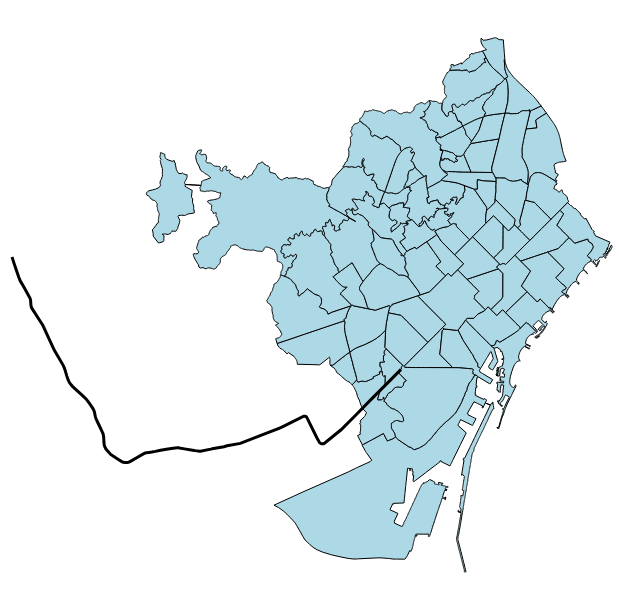

The notebook cell saved with this chart:
### Code cell
all = alt.Chart(geo_df_fgc_traj[geo_df_fgc_traj['route_id'] == 'L8']).mark_geoshape(
    stroke="black",filled = False,strokeWidth=3).encode(tooltip=['route_id:N', 'route_name:N'])

neigh_layer + all

### Figure 1 — Vega-Lite specification as saved in the notebook (floating-point values rounded to 4 significant figures; data arrays with more than 128 entries replaced by an {"elided": "..."} marker saying what was removed)
{"config": {"view": {"continuousWidth": 300, "continuousHeight": 300}}, "layer": [{"data": {"name": "data-ff3992ad043cdfa6038f5a9446ee4523"}, "mark": {"type": "geoshape", "fill": "lightblue", "stroke": "black"}, "encoding": {"tooltip": [{"field": "name", "type": "nominal"}]}}, {"data": {"name": "data-dba899d9600b7bbb82e68a3cfb62c149"}, "mark": {"type": "geoshape", "filled": false, "stroke": "black", "strokeWidth": 3}, "encoding": {"tooltip": [{"field": "route_id", "type": "nominal"}, {"field": "route_name", "type": "nominal"}]}}], "height": 600, "width": 600, "$schema": "https://vega.github.io/schema/vega-lite/v6.1.0.json", "datasets": {"data-ff3992ad043cdfa6038f5a9446ee4523": [{"name": "la Barceloneta", "type": "Feature", "geometry": {"type": "Polygon", "coordinates": {"elided": "1x539x2 float values"}}}, {"name": "la Marina del Prat Vermell", "type": "Feature", "geometry": {"type": "Polygon", "coordinates": {"elided": "1x2940x2 float values"}}}, {"name": "Sant Antoni", "type": "Feature", "geometry": {"type": "Polygon", "coordinates": [[[2.168, 41.38], [2.168, 41.38], [2.158, 41.38], [2.156, 41.38], [2.154, 41.38], [2.151, 41.38], [2.15, 41.38], [2.15, 41.38], [2.152, 41.38], [2.153, 41.38], [2.156, 41.38], [2.159, 41.38], [2.161, 41.38], [2.162, 41.38], [2.163, 41.39], [2.164, 41.39], [2.165, 41.39], [2.164, 41.39], [2.163, 41.38], [2.167, 41.38], [2.168, 41.38]]]}}, {"name": "Vallvidrera, el Tibidabo i les Planes", "type": "Feature", "geometry": {"type": "Polygon", "coordinates": {"elided": "1x1725x2 float values"}}}, {"name": "Sarrià", "type": "Feature", "geometry": {"type": "Polygon", "coordinates": {"elided": "1x656x2 float values"}}}, {"name": "Vallcarca i els Penitents", "type": "Feature", "geometry": {"type": "Polygon", "coordinates": {"elided": "1x521x2 float values"}}}, {"name": "Baró de Viver", "type": "Feature", "geometry": {"type": "Polygon", "coordinates": [[[2.197, 41.44], [2.196, 41.44], [2.196, 41.44], [2.196, 41.44], [2.196, 41.44], [2.197, 41.45], [2.197, 41.45], [2.198, 41.45], [2.198, 41.45], [2.2, 41.45], [2.201, 41.45], [2.202, 41.45], [2.203, 41.45], [2.203, 41.45], [2.202, 41.45], [2.202, 41.45], [2.199, 41.45], [2.199, 41.45], [2.199, 41.44], [2.2, 41.44], [2.197, 41.44]]]}}, {"name": "Sant Genís dels Agudells", "type": "Feature", "geometry": {"type": "Polygon", "coordinates": {"elided": "1x580x2 float values"}}}, {"name": "Horta", "type": "Feature", "geometry": {"type": "Polygon", "coordinates": {"elided": "1x671x2 float values"}}}, {"name": "l'Antiga Esquerra de l'Eixample", "type": "Feature", "geometry": {"type": "Polygon", "coordinates": [[[2.157, 41.39], [2.158, 41.39], [2.16, 41.39], [2.161, 41.39], [2.162, 41.39], [2.164, 41.39], [2.165, 41.39], [2.165, 41.39], [2.164, 41.39], [2.163, 41.39], [2.162, 41.38], [2.161, 41.38], [2.159, 41.38], [2.157, 41.38], [2.156, 41.38], [2.154, 41.39], [2.153, 41.39], [2.152, 41.39], [2.151, 41.39], [2.148, 41.39], [2.148, 41.39], [2.144, 41.39], [2.144, 41.39], [2.144, 41.39], [2.144, 41.39], [2.144, 41.39], [2.144, 41.39], [2.145, 41.39], [2.145, 41.39], [2.145, 41.39], [2.145, 41.39], [2.145, 41.39], [2.145, 41.39], [2.145, 41.39], [2.145, 41.39], [2.145, 41.39], [2.145, 41.39], [2.145, 41.39], [2.145, 41.39], [2.145, 41.39], [2.145, 41.39], [2.155, 41.4], [2.155, 41.4], [2.156, 41.39], [2.157, 41.39]]]}}, {"name": "el Raval", "type": "Feature", "geometry": {"type": "Polygon", "coordinates": {"elided": "1x95x2 float values"}}}, {"name": "el Barri Gòtic", "type": "Feature", "geometry": {"type": "Polygon", "coordinates": {"elided": "1x119x2 float values"}}}, {"name": "Sant Pere, Santa Caterina i la Ribera", "type": "Feature", "geometry": {"type": "Polygon", "coordinates": {"elided": "1x65x2 float values"}}}, {"name": "el Fort Pienc", "type": "Feature", "geometry": {"type": "Polygon", "coordinates": [[[2.184, 41.39], [2.182, 41.39], [2.181, 41.39], [2.18, 41.39], [2.176, 41.39], [2.176, 41.39], [2.176, 41.39], [2.176, 41.39], [2.176, 41.39], [2.176, 41.39], [2.176, 41.39], [2.176, 41.39], [2.176, 41.39], [2.176, 41.39], [2.176, 41.39], [2.176, 41.4], [2.176, 41.4], [2.176, 41.4], [2.176, 41.4], [2.176, 41.4], [2.176, 41.4], [2.176, 41.4], [2.177, 41.4], [2.177, 41.4], [2.177, 41.4], [2.178, 41.4], [2.178, 41.4], [2.177, 41.4], [2.177, 41.4], [2.177, 41.4], [2.176, 41.4], [2.176, 41.4], [2.175, 41.4], [2.174, 41.4], [2.173, 41.4], [2.175, 41.4], [2.185, 41.4], [2.187, 41.4], [2.187, 41.39], [2.187, 41.39], [2.187, 41.39], [2.187, 41.39], [2.187, 41.39], [2.187, 41.39], [2.187, 41.39], [2.187, 41.39], [2.187, 41.39], [2.187, 41.39], [2.187, 41.39], [2.187, 41.39], [2.187, 41.39], [2.184, 41.39]]]}}, {"name": "la Sagrada Família", "type": "Feature", "geometry": {"type": "Polygon", "coordinates": [[[2.173, 41.4], [2.173, 41.4], [2.173, 41.4], [2.171, 41.4], [2.17, 41.4], [2.17, 41.4], [2.17, 41.4], [2.172, 41.4], [2.169, 41.41], [2.175, 41.41], [2.179, 41.41], [2.181, 41.41], [2.182, 41.41], [2.183, 41.41], [2.186, 41.4], [2.185, 41.4], [2.185, 41.4], [2.175, 41.4], [2.173, 41.4]]]}}, {"name": "la Dreta de l'Eixample", "type": "Feature", "geometry": {"type": "Polygon", "coordinates": {"elided": "1x65x2 float values"}}}, {"name": "la Nova Esquerra de l'Eixample", "type": "Feature", "geometry": {"type": "Polygon", "coordinates": [[[2.152, 41.38], [2.15, 41.38], [2.149, 41.38], [2.149, 41.38], [2.148, 41.38], [2.142, 41.38], [2.143, 41.39], [2.143, 41.39], [2.143, 41.39], [2.143, 41.39], [2.144, 41.39], [2.144, 41.39], [2.148, 41.39], [2.148, 41.39], [2.151, 41.39], [2.152, 41.39], [2.153, 41.39], [2.154, 41.39], [2.156, 41.38], [2.157, 41.38], [2.159, 41.38], [2.156, 41.38], [2.153, 41.38], [2.152, 41.38]]]}}, {"name": "el Poble-sec", "type": "Feature", "geometry": {"type": "Polygon", "coordinates": {"elided": "1x312x2 float values"}}}, {"name": "la Marina de Port", "type": "Feature", "geometry": {"type": "Polygon", "coordinates": {"elided": "1x182x2 float values"}}}, {"name": "la Font de la Guatlla", "type": "Feature", "geometry": {"type": "Polygon", "coordinates": {"elided": "1x91x2 float values"}}}, {"name": "Hostafrancs", "type": "Feature", "geometry": {"type": "Polygon", "coordinates": {"elided": "1x91x2 float values"}}}, {"name": "la Bordeta", "type": "Feature", "geometry": {"type": "Polygon", "coordinates": {"elided": "1x92x2 float values"}}}, {"name": "Sants - Badal", "type": "Feature", "geometry": {"type": "Polygon", "coordinates": [[[2.13, 41.38], [2.13, 41.38], [2.131, 41.37], [2.131, 41.37], [2.132, 41.37], [2.132, 41.37], [2.132, 41.37], [2.131, 41.37], [2.131, 41.37], [2.131, 41.37], [2.131, 41.37], [2.131, 41.37], [2.13, 41.37], [2.13, 41.37], [2.13, 41.37], [2.129, 41.37], [2.129, 41.37], [2.129, 41.37], [2.129, 41.37], [2.128, 41.37], [2.128, 41.37], [2.127, 41.37], [2.127, 41.37], [2.126, 41.37], [2.126, 41.37], [2.126, 41.37], [2.125, 41.37], [2.125, 41.37], [2.124, 41.37], [2.124, 41.37], [2.124, 41.37], [2.124, 41.37], [2.124, 41.37], [2.124, 41.37], [2.124, 41.37], [2.124, 41.37], [2.124, 41.37], [2.124, 41.37], [2.123, 41.37], [2.122, 41.38], [2.122, 41.38], [2.122, 41.38], [2.122, 41.38], [2.123, 41.38], [2.125, 41.38], [2.128, 41.38], [2.129, 41.38], [2.129, 41.38], [2.13, 41.38], [2.13, 41.38], [2.13, 41.38]]]}}, {"name": "Sants", "type": "Feature", "geometry": {"type": "Polygon", "coordinates": {"elided": "1x106x2 float values"}}}, {"name": "les Corts", "type": "Feature", "geometry": {"type": "Polygon", "coordinates": {"elided": "1x82x2 float values"}}}, {"name": "la Maternitat i Sant Ramon", "type": "Feature", "geometry": {"type": "Polygon", "coordinates": {"elided": "1x86x2 float values"}}}, {"name": "Pedralbes", "type": "Feature", "geometry": {"type": "Polygon", "coordinates": {"elided": "1x313x2 float values"}}}, {"name": "les Tres Torres", "type": "Feature", "geometry": {"type": "Polygon", "coordinates": {"elided": "1x116x2 float values"}}}, {"name": "Sant Gervasi - la Bonanova", "type": "Feature", "geometry": {"type": "Polygon", "coordinates": {"elided": "1x514x2 float values"}}}, {"name": "Sant Gervasi - Galvany", "type": "Feature", "geometry": {"type": "Polygon", "coordinates": {"elided": "1x134x2 float values"}}}, {"name": "el Putxet i el Farró", "type": "Feature", "geometry": {"type": "Polygon", "coordinates": {"elided": "1x185x2 float values"}}}, {"name": "el Coll", "type": "Feature", "geometry": {"type": "Polygon", "coordinates": {"elided": "1x179x2 float values"}}}, {"name": "la Salut", "type": "Feature", "geometry": {"type": "Polygon", "coordinates": {"elided": "1x169x2 float values"}}}, {"name": "la Vila de Gràcia", "type": "Feature", "geometry": {"type": "Polygon", "coordinates": {"elided": "1x84x2 float values"}}}, {"name": "el Camp d'en Grassot i Gràcia Nova", "type": "Feature", "geometry": {"type": "Polygon", "coordinates": [[[2.169, 41.4], [2.167, 41.4], [2.166, 41.4], [2.165, 41.4], [2.165, 41.4], [2.164, 41.4], [2.164, 41.4], [2.163, 41.4], [2.162, 41.4], [2.162, 41.4], [2.162, 41.4], [2.164, 41.4], [2.163, 41.41], [2.163, 41.41], [2.163, 41.41], [2.163, 41.41], [2.162, 41.41], [2.162, 41.41], [2.161, 41.41], [2.161, 41.41], [2.161, 41.41], [2.161, 41.41], [2.16, 41.41], [2.16, 41.41], [2.16, 41.41], [2.159, 41.41], [2.158, 41.41], [2.158, 41.41], [2.16, 41.41], [2.161, 41.41], [2.162, 41.41], [2.162, 41.41], [2.163, 41.41], [2.164, 41.41], [2.164, 41.41], [2.164, 41.41], [2.165, 41.41], [2.169, 41.41], [2.172, 41.4], [2.169, 41.4]]]}}, {"name": "el Baix Guinardó", "type": "Feature", "geometry": {"type": "Polygon", "coordinates": [[[2.17, 41.41], [2.169, 41.41], [2.165, 41.41], [2.164, 41.41], [2.164, 41.41], [2.164, 41.41], [2.163, 41.41], [2.162, 41.41], [2.161, 41.41], [2.161, 41.41], [2.161, 41.41], [2.161, 41.41], [2.162, 41.41], [2.162, 41.41], [2.162, 41.41], [2.162, 41.41], [2.163, 41.41], [2.163, 41.41], [2.163, 41.41], [2.163, 41.41], [2.164, 41.41], [2.164, 41.41], [2.164, 41.41], [2.164, 41.41], [2.166, 41.41], [2.166, 41.41], [2.167, 41.42], [2.167, 41.42], [2.168, 41.42], [2.168, 41.42], [2.168, 41.42], [2.168, 41.42], [2.168, 41.42], [2.168, 41.42], [2.168, 41.42], [2.168, 41.42], [2.169, 41.42], [2.169, 41.42], [2.169, 41.42], [2.169, 41.42], [2.169, 41.42], [2.169, 41.42], [2.169, 41.42], [2.169, 41.42], [2.169, 41.42], [2.169, 41.42], [2.169, 41.42], [2.169, 41.42], [2.169, 41.41], [2.17, 41.41], [2.17, 41.41], [2.17, 41.41], [2.17, 41.41], [2.17, 41.41], [2.171, 41.41], [2.171, 41.41], [2.171, 41.41], [2.171, 41.41], [2.172, 41.41], [2.173, 41.41], [2.174, 41.41], [2.174, 41.41], [2.17, 41.41]]]}}, {"name": "Can Baró", "type": "Feature", "geometry": {"type": "Polygon", "coordinates": {"elided": "1x329x2 float values"}}}, {"name": "el Clot", "type": "Feature", "geometry": {"type": "Polygon", "coordinates": [[[2.192, 41.41], [2.194, 41.41], [2.194, 41.41], [2.194, 41.41], [2.194, 41.41], [2.195, 41.41], [2.195, 41.41], [2.195, 41.41], [2.195, 41.41], [2.196, 41.41], [2.197, 41.41], [2.197, 41.41], [2.197, 41.41], [2.195, 41.41], [2.193, 41.41], [2.191, 41.41], [2.19, 41.41], [2.188, 41.4], [2.188, 41.4], [2.188, 41.4], [2.188, 41.4], [2.188, 41.4], [2.187, 41.4], [2.187, 41.4], [2.187, 41.4], [2.187, 41.4], [2.187, 41.4], [2.186, 41.4], [2.186, 41.4], [2.186, 41.4], [2.186, 41.4], [2.183, 41.41], [2.185, 41.41], [2.186, 41.41], [2.187, 41.41], [2.187, 41.41], [2.187, 41.41], [2.187, 41.42], [2.187, 41.42], [2.188, 41.41], [2.189, 41.41], [2.19, 41.41], [2.191, 41.42], [2.191, 41.42], [2.192, 41.41]]]}}, {"name": "el Guinardó", "type": "Feature", "geometry": {"type": "Polygon", "coordinates": {"elided": "1x327x2 float values"}}}, {"name": "la Teixonera", "type": "Feature", "geometry": {"type": "Polygon", "coordinates": {"elided": "1x127x2 float values"}}}, {"name": "la Font d'en Fargues", "type": "Feature", "geometry": {"type": "Polygon", "coordinates": {"elided": "1x211x2 float values"}}}, {"name": "la Vall d'Hebron", "type": "Feature", "geometry": {"type": "Polygon", "coordinates": {"elided": "1x235x2 float values"}}}, {"name": "el Carmel", "type": "Feature", "geometry": {"type": "Polygon", "coordinates": {"elided": "1x373x2 float values"}}}, {"name": "el Parc i la Llacuna del Poblenou", "type": "Feature", "geometry": {"type": "Polygon", "coordinates": [[[2.194, 41.41], [2.195, 41.4], [2.195, 41.4], [2.196, 41.4], [2.197, 41.4], [2.197, 41.4], [2.197, 41.4], [2.197, 41.4], [2.195, 41.4], [2.194, 41.4], [2.194, 41.4], [2.195, 41.4], [2.196, 41.4], [2.195, 41.4], [2.191, 41.39], [2.19, 41.39], [2.189, 41.39], [2.188, 41.39], [2.187, 41.39], [2.185, 41.39], [2.182, 41.39], [2.187, 41.39], [2.187, 41.39], [2.187, 41.39], [2.187, 41.39], [2.187, 41.39], [2.187, 41.39], [2.187, 41.39], [2.187, 41.39], [2.187, 41.39], [2.187, 41.39], [2.187, 41.39], [2.187, 41.39], [2.187, 41.39], [2.187, 41.4], [2.185, 41.4], [2.186, 41.4], [2.186, 41.4], [2.186, 41.4], [2.186, 41.4], [2.187, 41.4], [2.187, 41.4], [2.187, 41.4], [2.187, 41.4], [2.187, 41.4], [2.188, 41.4], [2.188, 41.4], [2.188, 41.4], [2.188, 41.4], [2.188, 41.4], [2.19, 41.41], [2.191, 41.41], [2.193, 41.41], [2.194, 41.41], [2.194, 41.41]]]}}, {"name": "Montbau", "type": "Feature", "geometry": {"type": "Polygon", "coordinates": {"elided": "1x458x2 float values"}}}, {"name": "Provençals del Poblenou", "type": "Feature", "geometry": {"type": "Polygon", "coordinates": [[[2.196, 41.41], [2.194, 41.41], [2.193, 41.41], [2.191, 41.41], [2.193, 41.41], [2.195, 41.41], [2.197, 41.41], [2.198, 41.41], [2.202, 41.41], [2.203, 41.42], [2.205, 41.42], [2.208, 41.42], [2.21, 41.42], [2.21, 41.42], [2.21, 41.42], [2.209, 41.42], [2.209, 41.42], [2.208, 41.42], [2.208, 41.42], [2.208, 41.42], [2.207, 41.42], [2.209, 41.41], [2.21, 41.41], [2.211, 41.41], [2.212, 41.41], [2.211, 41.41], [2.21, 41.41], [2.209, 41.41], [2.208, 41.41], [2.206, 41.41], [2.204, 41.41], [2.202, 41.41], [2.199, 41.41], [2.196, 41.41]]]}}, {"name": "la Clota", "type": "Feature", "geometry": {"type": "Polygon", "coordinates": {"elided": "1x141x2 float values"}}}, {"name": "Vilapicina i la Torre Llobeta", "type": "Feature", "geometry": {"type": "Polygon", "coordinates": [[[2.166, 41.43], [2.166, 41.43], [2.166, 41.43], [2.166, 41.43], [2.167, 41.43], [2.167, 41.43], [2.169, 41.43], [2.169, 41.43], [2.17, 41.43], [2.172, 41.43], [2.173, 41.43], [2.174, 41.43], [2.175, 41.43], [2.176, 41.43], [2.177, 41.43], [2.178, 41.43], [2.183, 41.43], [2.184, 41.43], [2.184, 41.43], [2.184, 41.43], [2.179, 41.43], [2.177, 41.43], [2.177, 41.43], [2.177, 41.43], [2.176, 41.43], [2.176, 41.43], [2.176, 41.43], [2.17, 41.43], [2.17, 41.43], [2.167, 41.43], [2.165, 41.43], [2.164, 41.43], [2.164, 41.43], [2.164, 41.43], [2.164, 41.43], [2.164, 41.43], [2.164, 41.43], [2.164, 41.43], [2.164, 41.43], [2.165, 41.43], [2.165, 41.43], [2.166, 41.43], [2.165, 41.43], [2.164, 41.43], [2.164, 41.43], [2.164, 41.43], [2.165, 41.43], [2.165, 41.43], [2.166, 41.43]]]}}, {"name": "Porta", "type": "Feature", "geometry": {"type": "Polygon", "coordinates": [[[2.185, 41.44], [2.183, 41.43], [2.183, 41.43], [2.183, 41.43], [2.183, 41.43], [2.183, 41.43], [2.178, 41.43], [2.177, 41.43], [2.176, 41.43], [2.175, 41.43], [2.175, 41.43], [2.174, 41.43], [2.174, 41.43], [2.174, 41.43], [2.174, 41.43], [2.173, 41.43], [2.173, 41.43], [2.173, 41.43], [2.173, 41.43], [2.172, 41.43], [2.172, 41.43], [2.172, 41.44], [2.172, 41.44], [2.172, 41.44], [2.173, 41.44], [2.173, 41.44], [2.173, 41.44], [2.174, 41.44], [2.174, 41.44], [2.174, 41.44], [2.174, 41.44], [2.174, 41.44], [2.174, 41.44], [2.174, 41.44], [2.175, 41.44], [2.175, 41.44], [2.175, 41.44], [2.175, 41.44], [2.175, 41.44], [2.175, 41.44], [2.175, 41.44], [2.175, 41.44], [2.175, 41.44], [2.179, 41.44], [2.18, 41.44], [2.182, 41.44], [2.182, 41.44], [2.185, 41.44]]]}}, {"name": "el Turó de la Peira", "type": "Feature", "geometry": {"type": "Polygon", "coordinates": {"elided": "1x105x2 float values"}}}, {"name": "Can Peguera", "type": "Feature", "geometry": {"type": "Polygon", "coordinates": {"elided": "1x78x2 float values"}}}, {"name": "la Guineueta", "type": "Feature", "geometry": {"type": "Polygon", "coordinates": {"elided": "1x149x2 float values"}}}, {"name": "Canyelles", "type": "Feature", "geometry": {"type": "Polygon", "coordinates": {"elided": "1x237x2 float values"}}}, {"name": "Sant Martí de Provençals", "type": "Feature", "geometry": {"type": "Polygon", "coordinates": [[[2.197, 41.41], [2.197, 41.41], [2.197, 41.41], [2.197, 41.41], [2.196, 41.41], [2.195, 41.41], [2.195, 41.41], [2.195, 41.41], [2.195, 41.41], [2.194, 41.41], [2.194, 41.41], [2.194, 41.41], [2.194, 41.41], [2.192, 41.41], [2.193, 41.42], [2.194, 41.42], [2.193, 41.42], [2.193, 41.42], [2.193, 41.42], [2.193, 41.42], [2.193, 41.42], [2.193, 41.42], [2.194, 41.42], [2.194, 41.42], [2.195, 41.42], [2.196, 41.42], [2.198, 41.42], [2.199, 41.42], [2.199, 41.42], [2.199, 41.42], [2.199, 41.42], [2.2, 41.42], [2.202, 41.42], [2.203, 41.42], [2.204, 41.42], [2.204, 41.42], [2.205, 41.42], [2.205, 41.42], [2.203, 41.42], [2.202, 41.41], [2.198, 41.41], [2.197, 41.41]]]}}, {"name": "les Roquetes", "type": "Feature", "geometry": {"type": "Polygon", "coordinates": {"elided": "1x343x2 float values"}}}, {"name": "Verdun", "type": "Feature", "geometry": {"type": "Polygon", "coordinates": [[[2.175, 41.44], [2.175, 41.44], [2.175, 41.44], [2.175, 41.44], [2.174, 41.44], [2.174, 41.44], [2.174, 41.44], [2.174, 41.44], [2.174, 41.44], [2.174, 41.44], [2.174, 41.44], [2.174, 41.44], [2.173, 41.44], [2.173, 41.44], [2.173, 41.44], [2.173, 41.44], [2.173, 41.44], [2.173, 41.44], [2.173, 41.44], [2.173, 41.44], [2.173, 41.44], [2.173, 41.44], [2.173, 41.44], [2.173, 41.44], [2.172, 41.44], [2.172, 41.44], [2.172, 41.44], [2.172, 41.44], [2.172, 41.44], [2.172, 41.44], [2.173, 41.44], [2.174, 41.44], [2.174, 41.44], [2.174, 41.44], [2.175, 41.44], [2.175, 41.44], [2.175, 41.44], [2.176, 41.44], [2.176, 41.44], [2.176, 41.45], [2.177, 41.45], [2.177, 41.45], [2.178, 41.45], [2.178, 41.45], [2.179, 41.45], [2.179, 41.45], [2.179, 41.45], [2.179, 41.45], [2.179, 41.45], [2.18, 41.45], [2.179, 41.45], [2.179, 41.44], [2.178, 41.44], [2.178, 41.44], [2.178, 41.44], [2.178, 41.44], [2.177, 41.44], [2.177, 41.44], [2.176, 41.44], [2.175, 41.44]]]}}, {"name": "la Prosperitat", "type": "Feature", "geometry": {"type": "Polygon", "coordinates": [[[2.176, 41.44], [2.175, 41.44], [2.175, 41.44], [2.175, 41.44], [2.175, 41.44], [2.175, 41.44], [2.175, 41.44], [2.175, 41.44], [2.175, 41.44], [2.175, 41.44], [2.175, 41.44], [2.175, 41.44], [2.176, 41.44], [2.177, 41.44], [2.177, 41.44], [2.178, 41.44], [2.178, 41.44], [2.178, 41.44], [2.178, 41.44], [2.179, 41.44], [2.179, 41.45], [2.18, 41.45], [2.18, 41.45], [2.18, 41.45], [2.18, 41.45], [2.18, 41.45], [2.181, 41.45], [2.182, 41.45], [2.183, 41.45], [2.185, 41.45], [2.186, 41.45], [2.187, 41.45], [2.187, 41.45], [2.187, 41.45], [2.187, 41.45], [2.188, 41.45], [2.186, 41.44], [2.186, 41.44], [2.185, 41.44], [2.182, 41.44], [2.182, 41.44], [2.18, 41.44], [2.179, 41.44], [2.176, 41.44]]]}}, {"name": "la Trinitat Nova", "type": "Feature", "geometry": {"type": "Polygon", "coordinates": {"elided": "1x128x2 float values"}}}, {"name": "Ciutat Meridiana", "type": "Feature", "geometry": {"type": "Polygon", "coordinates": {"elided": "1x170x2 float values"}}}, {"name": "Vallbona", "type": "Feature", "geometry": {"type": "Polygon", "coordinates": {"elided": "1x80x2 float values"}}}, {"name": "la Trinitat Vella", "type": "Feature", "geometry": {"type": "Polygon", "coordinates": {"elided": "1x99x2 float values"}}}, {"name": "Torre Baró", "type": "Feature", "geometry": {"type": "Polygon", "coordinates": {"elided": "1x492x2 float values"}}}, {"name": "el Bon Pastor", "type": "Feature", "geometry": {"type": "Polygon", "coordinates": {"elided": "1x143x2 float values"}}}, {"name": "Sant Andreu", "type": "Feature", "geometry": {"type": "Polygon", "coordinates": {"elided": "1x122x2 float values"}}}, {"name": "la Sagrera", "type": "Feature", "geometry": {"type": "Polygon", "coordinates": {"elided": "1x77x2 float values"}}}, {"name": "el Congrés i els Indians", "type": "Feature", "geometry": {"type": "Polygon", "coordinates": [[[2.181, 41.42], [2.181, 41.42], [2.181, 41.42], [2.181, 41.42], [2.181, 41.42], [2.181, 41.42], [2.181, 41.42], [2.18, 41.42], [2.177, 41.43], [2.176, 41.43], [2.176, 41.43], [2.177, 41.43], [2.177, 41.43], [2.177, 41.43], [2.179, 41.43], [2.184, 41.43], [2.184, 41.43], [2.184, 41.43], [2.184, 41.42], [2.184, 41.42], [2.184, 41.42], [2.183, 41.42], [2.182, 41.42], [2.182, 41.42], [2.182, 41.42], [2.181, 41.42], [2.181, 41.42]]]}}, {"name": "Navas", "type": "Feature", "geometry": {"type": "Polygon", "coordinates": [[[2.189, 41.42], [2.19, 41.42], [2.191, 41.42], [2.191, 41.42], [2.191, 41.42], [2.191, 41.42], [2.191, 41.42], [2.191, 41.42], [2.191, 41.42], [2.19, 41.41], [2.189, 41.41], [2.188, 41.41], [2.183, 41.42], [2.181, 41.42], [2.18, 41.42], [2.18, 41.42], [2.181, 41.42], [2.181, 41.42], [2.181, 41.42], [2.182, 41.42], [2.182, 41.42], [2.182, 41.42], [2.183, 41.42], [2.184, 41.42], [2.184, 41.42], [2.186, 41.42], [2.187, 41.42], [2.187, 41.42], [2.189, 41.42]]]}}, {"name": "el Camp de l'Arpa del Clot", "type": "Feature", "geometry": {"type": "Polygon", "coordinates": [[[2.185, 41.41], [2.183, 41.41], [2.182, 41.41], [2.181, 41.41], [2.179, 41.41], [2.175, 41.41], [2.181, 41.42], [2.183, 41.42], [2.187, 41.42], [2.187, 41.42], [2.187, 41.41], [2.187, 41.41], [2.187, 41.41], [2.186, 41.41], [2.185, 41.41]]]}}, {"name": "la Vila Olímpica del Poblenou", "type": "Feature", "geometry": {"type": "Polygon", "coordinates": {"elided": "1x288x2 float values"}}}, {"name": "el Poblenou", "type": "Feature", "geometry": {"type": "Polygon", "coordinates": {"elided": "1x85x2 float values"}}}, {"name": "la Verneda i la Pau", "type": "Feature", "geometry": {"type": "Polygon", "coordinates": {"elided": "1x78x2 float values"}}}, {"name": "Diagonal Mar i el Front Marítim del Poblenou", "type": "Feature", "geometry": {"type": "Polygon", "coordinates": {"elided": "1x388x2 float values"}}}, {"name": "el Besòs i el Maresme", "type": "Feature", "geometry": {"type": "Polygon", "coordinates": {"elided": "1x492x2 float values"}}}], "data-dba899d9600b7bbb82e68a3cfb62c149": [{"route_id": "L8", "route_name": "Barcelona Pl. Espanya - Molí Nou", "type": "Feature", "geometry": {"type": "MultiLineString", "coordinates": {"elided": "2x105x2 float values"}}}]}}
